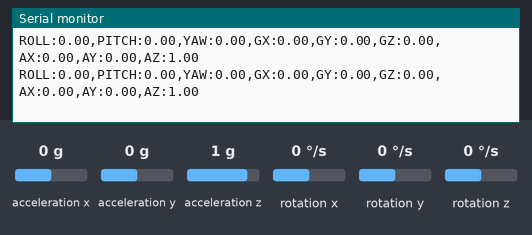
A sketch run on a simulated ESP32. On the bench: the last lines printed to the serial monitor. Wiring (inferred from the names in the program): MPU-6050 motion sensor at I2C address 0x68. The inputs (shaded band) are chosen by the test bench; at power-on: acceleration x 0 g, rotation x 0 °/s, rotation y 0 °/s, rotation z 0 °/s, acceleration z 1 g, acceleration y 0 g.

Above: at 7.6 s.
7.7 s: acceleration x set to -1.4 g
At 8.2 s:
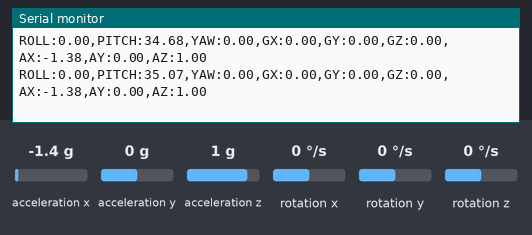
9.2 s: rotation x set to -192 °/s
At 10.0 s:
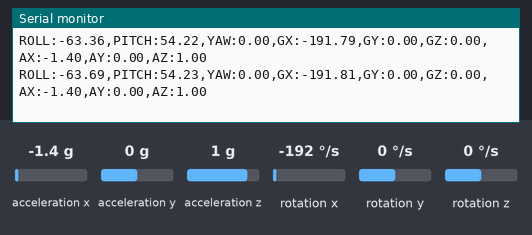
12.2 s: rotation y set to 192 °/s
At 12.7 s:
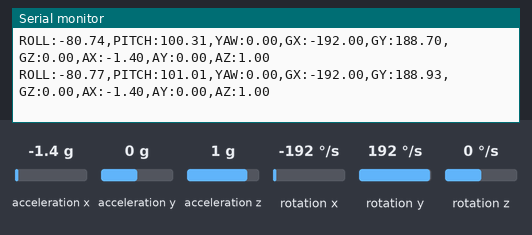
15.2 s: rotation z set to -100 °/s
At 15.7 s:
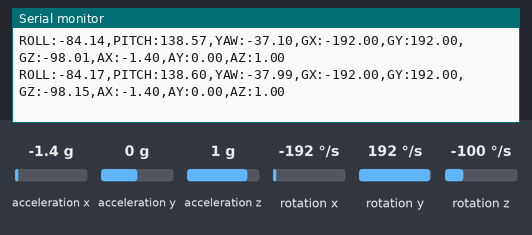
18.2 s: acceleration x set to 0.8 g
At 19.2 s:
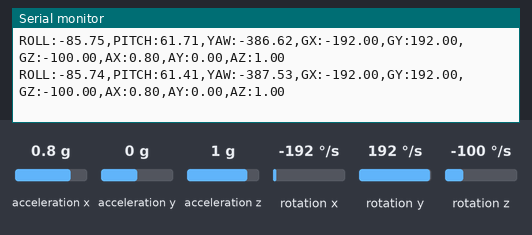
21.2 s: acceleration z set to 0 g
At 22.2 s:
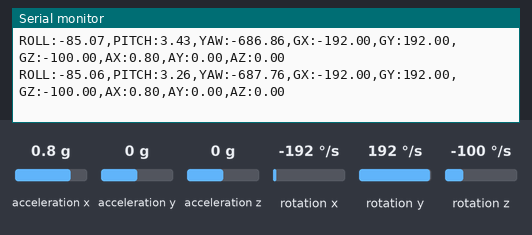
Timing chart, 0 to 24.2 s (numbered marks = the images above; inputs shaded):
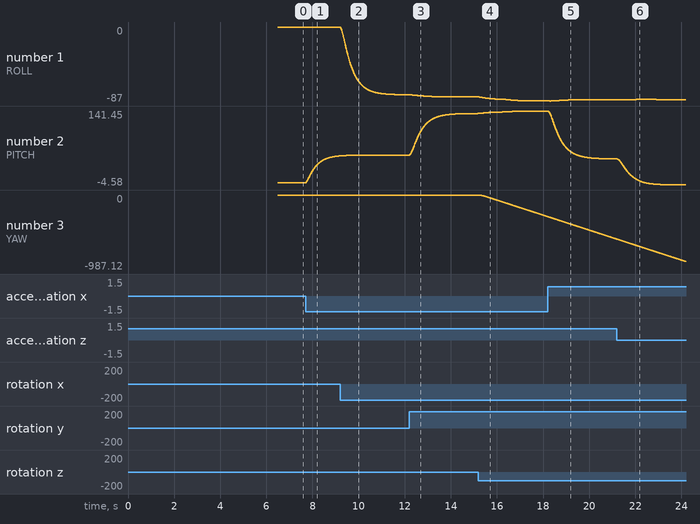

Measured:
- after the input at 7.7 s, the serial monitor: prints a new line at once (image 1)
- plotted number 2: 0 → 52.87 after the input at 7.7 s

The sketch:

Codigo_MPU--.ino
```cpp
#include <Wire.h>

#define MPU6050_ADDR 0x68

//-----------------------------------
// RAW DATA
//-----------------------------------

int16_t AcX, AcY, AcZ;
int16_t GyX, GyY, GyZ;

//-----------------------------------
// DATOS CONVERTIDOS
//-----------------------------------

float ax, ay, az;
float gx, gy, gz;

//-----------------------------------
// FILTRO PASA BAJOS
//-----------------------------------

float ax_f = 0;
float ay_f = 0;
float az_f = 0;

float gx_f = 0;
float gy_f = 0;
float gz_f = 0;

//-----------------------------------
// OFFSETS
//-----------------------------------

float gx_offset = 0;
float gy_offset = 0;
float gz_offset = 0;

//-----------------------------------
// ORIENTACION
//-----------------------------------

float roll = 0;
float pitch = 0;
float yaw = 0;

//-----------------------------------
// TIEMPO
//-----------------------------------

unsigned long prevTime;
float dt;

//-----------------------------------
// FILTROS
//-----------------------------------

// Filtro complementario
float alpha = 0.98;

// Filtro pasa bajos
float lowPass = 0.93;

void setup() {

  Serial.begin(115200);

  // TU CONFIGURACION
  Wire.begin(22, 21);

  // I2C RAPIDO
  Wire.setClock(400000);

  setupMPU();

  delay(1000);

  calibrateGyro();

  prevTime = micros();

  Serial.println("IMU LISTA");
}

void loop() {

  readMPU();

  //-----------------------------------
  // TIEMPO
  //-----------------------------------

  unsigned long currentTime = micros();

  dt = (currentTime - prevTime) / 1000000.0;

  prevTime = currentTime;

  //-----------------------------------
  // CONVERSION ACC
  //-----------------------------------

  ax = AcX / 16384.0;
  ay = AcY / 16384.0;
  az = AcZ / 16384.0;

  //-----------------------------------
  // CONVERSION GYRO
  //-----------------------------------

  gx = (GyX - gx_offset) / 131.0;
  gy = (GyY - gy_offset) / 131.0;
  gz = (GyZ - gz_offset) / 131.0;

  //-----------------------------------
  // LOW PASS FILTER
  //-----------------------------------

  ax_f = lowPass * ax_f + (1 - lowPass) * ax;
  ay_f = lowPass * ay_f + (1 - lowPass) * ay;
  az_f = lowPass * az_f + (1 - lowPass) * az;

  gx_f = lowPass * gx_f + (1 - lowPass) * gx;
  gy_f = lowPass * gy_f + (1 - lowPass) * gy;
  gz_f = lowPass * gz_f + (1 - lowPass) * gz;

  //-----------------------------------
  // ANGULOS DEL ACELEROMETRO
  //-----------------------------------

  float accelRoll =
      atan2(ay_f, az_f) * 180.0 / PI;

  float accelPitch =
      atan2(
        -ax_f,
        sqrt(ay_f * ay_f + az_f * az_f)
      ) * 180.0 / PI;

  //-----------------------------------
  // INTEGRACION GYRO
  //-----------------------------------

  roll += gx_f * dt;
  pitch += gy_f * dt;
  yaw += gz_f * dt;

  //-----------------------------------
  // FILTRO COMPLEMENTARIO
  //-----------------------------------

  roll =
      alpha * roll +
      (1 - alpha) * accelRoll;

  pitch =
      alpha * pitch +
      (1 - alpha) * accelPitch;

  //-----------------------------------
  // SALIDA
  //-----------------------------------

  printIMU();

  delay(5);
}

//-----------------------------------
// CONFIG MPU6050
//-----------------------------------

void setupMPU() {

  // WAKE UP
  Wire.beginTransmission(MPU6050_ADDR);
  Wire.write(0x6B);
  Wire.write(0x00);
  Wire.endTransmission(true);

  // GYRO ±250 deg/s
  Wire.beginTransmission(MPU6050_ADDR);
  Wire.write(0x1B);
  Wire.write(0x00);
  Wire.endTransmission(true);

  // ACC ±2g
  Wire.beginTransmission(MPU6050_ADDR);
  Wire.write(0x1C);
  Wire.write(0x00);
  Wire.endTransmission(true);

  //-----------------------------------
  // DLPF INTERNO
  //-----------------------------------

  Wire.beginTransmission(MPU6050_ADDR);
  Wire.write(0x1A);
  Wire.write(0x03);
  Wire.endTransmission(true);
}

//-----------------------------------
// LEER MPU
//-----------------------------------

void readMPU() {

  Wire.beginTransmission(MPU6050_ADDR);
  Wire.write(0x3B);
  Wire.endTransmission(false);

  Wire.requestFrom(MPU6050_ADDR, 14, true);

  AcX = Wire.read() << 8 | Wire.read();
  AcY = Wire.read() << 8 | Wire.read();
  AcZ = Wire.read() << 8 | Wire.read();

  Wire.read();
  Wire.read();

  GyX = Wire.read() << 8 | Wire.read();
  GyY = Wire.read() << 8 | Wire.read();
  GyZ = Wire.read() << 8 | Wire.read();
}

//-----------------------------------
// CALIBRACION
//-----------------------------------

void calibrateGyro() {

  long x = 0;
  long y = 0;
  long z = 0;

  Serial.println("CALIBRANDO IMU");

  for (int i = 0; i < 3000; i++) {

    Wire.beginTransmission(MPU6050_ADDR);
    Wire.write(0x43);
    Wire.endTransmission(false);

    Wire.requestFrom(MPU6050_ADDR, 6, true);

    int16_t rx = Wire.read() << 8 | Wire.read();
    int16_t ry = Wire.read() << 8 | Wire.read();
    int16_t rz = Wire.read() << 8 | Wire.read();

    x += rx;
    y += ry;
    z += rz;

    delay(1);
  }

  gx_offset = x / 3000.0;
  gy_offset = y / 3000.0;
  gz_offset = z / 3000.0;

  Serial.println("CALIBRACION COMPLETA");
}

//-----------------------------------
// MOSTRAR DATOS
//-----------------------------------

void printIMU() {

  //-----------------------------------
  // ORIENTACION
  //-----------------------------------

  Serial.print("ROLL:");
  Serial.print(roll);

  Serial.print(",");

  Serial.print("PITCH:");
  Serial.print(pitch);

  Serial.print(",");

  Serial.print("YAW:");
  Serial.print(yaw);

  Serial.print(",");

  //-----------------------------------
  // VELOCIDAD ANGULAR
  //-----------------------------------

  Serial.print("GX:");
  Serial.print(gx_f);

  Serial.print(",");

  Serial.print("GY:");
  Serial.print(gy_f);

  Serial.print(",");

  Serial.print("GZ:");
  Serial.print(gz_f);

  Serial.print(",");

  //-----------------------------------
  // ACELERACION
  //-----------------------------------

  Serial.print("AX:");
  Serial.print(ax_f);

  Serial.print(",");

  Serial.print("AY:");
  Serial.print(ay_f);

  Serial.print(",");

  Serial.print("AZ:");
  Serial.println(az_f);
}
```
